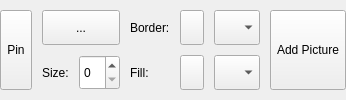
        <widget class="QWidget" name="mDrawTab">
         <attribute name="title">
          <string>Draw</string>
         </attribute>
         <layout class="QGridLayout" name="gridLayout_4">
          <property name="leftMargin">
           <number>0</number>
          </property>
          <property name="topMargin">
           <number>10</number>
          </property>
          <property name="rightMargin">
           <number>0</number>
          </property>
          <property name="bottomMargin">
           <number>10</number>
          </property>
          <property name="horizontalSpacing">
           <number>10</number>
          </property>
          <property name="verticalSpacing">
           <number>0</number>
          </property>
          <item row="0" column="2">
           <widget class="QgsRibbonButton" name="mAddPictureButton">
            <property name="sizePolicy">
             <sizepolicy hsizetype="MinimumExpanding" vsizetype="Fixed">
              <horstretch>0</horstretch>
              <verstretch>0</verstretch>
             </sizepolicy>
            </property>
            <property name="minimumSize">
             <size>
              <width>0</width>
              <height>80</height>
             </size>
            </property>
            <property name="maximumSize">
             <size>
              <width>80</width>
              <height>80</height>
             </size>
            </property>
            <property name="text">
             <string>Add Picture</string>
            </property>
            <property name="iconSize">
             <size>
              <width>32</width>
              <height>32</height>
             </size>
            </property>
           </widget>
          </item>
          <item row="0" column="1">
           <layout class="QGridLayout" name="mGridLayoutRedlining">
            <property name="spacing">
             <number>10</number>
            </property>
            <item row="1" column="2">
             <widget class="QLabel" name="mLabelRedliningFillColor">
              <property name="minimumSize">
               <size>
                <width>0</width>
                <height>0</height>
               </size>
              </property>
              <property name="text">
               <string>Fill:</string>
              </property>
             </widget>
            </item>
            <item row="0" column="2">
             <widget class="QLabel" name="mLabelRedliningBorderColor">
              <property name="minimumSize">
               <size>
                <width>0</width>
                <height>0</height>
               </size>
              </property>
              <property name="text">
               <string>Border:</string>
              </property>
             </widget>
            </item>
            <item row="0" column="0" colspan="2">
             <widget class="QToolButton" name="mToolButtonRedliningNewObject">
              <property name="sizePolicy">
               <sizepolicy hsizetype="Preferred" vsizetype="Preferred">
                <horstretch>0</horstretch>
                <verstretch>0</verstretch>
               </sizepolicy>
              </property>
              <property name="minimumSize">
               <size>
                <width>0</width>
                <height>0</height>
               </size>
              </property>
              <property name="text">
               <string>...</string>
              </property>
              <property name="iconSize">
               <size>
                <width>24</width>
                <height>24</height>
               </size>
              </property>
              <property name="toolButtonStyle">
               <enum>Qt::ToolButtonTextBesideIcon</enum>
              </property>
             </widget>
            </item>
            <item row="0" column="3">
             <widget class="QgsColorButtonV2" name="mToolButtonRedliningBorderColor">
              <property name="sizePolicy">
               <sizepolicy hsizetype="Preferred" vsizetype="Preferred">
                <horstretch>0</horstretch>
                <verstretch>0</verstretch>
               </sizepolicy>
              </property>
              <property name="minimumSize">
               <size>
                <width>0</width>
                <height>0</height>
               </size>
              </property>
             </widget>
            </item>
            <item row="1" column="3">
             <widget class="QgsColorButtonV2" name="mToolButtonRedliningFillColor">
              <property name="sizePolicy">
               <sizepolicy hsizetype="Preferred" vsizetype="Preferred">
                <horstretch>0</horstretch>
                <verstretch>0</verstretch>
               </sizepolicy>
              </property>
              <property name="minimumSize">
               <size>
                <width>0</width>
                <height>0</height>
               </size>
              </property>
             </widget>
            </item>
            <item row="1" column="0">
             <widget class="QLabel" name="mLabelRedliningSize">
              <property name="minimumSize">
               <size>
                <width>0</width>
                <height>0</height>
               </size>
              </property>
              <property name="text">
               <string>Size:</string>
              </property>
             </widget>
            </item>
            <item row="0" column="4">
             <widget class="QComboBox" name="mComboBoxRedliningBorderStyle">
              <property name="sizePolicy">
               <sizepolicy hsizetype="Preferred" vsizetype="Preferred">
                <horstretch>0</horstretch>
                <verstretch>0</verstretch>
               </sizepolicy>
              </property>
              <property name="minimumSize">
               <size>
                <width>0</width>
                <height>0</height>
               </size>
              </property>
              <property name="sizeAdjustPolicy">
               <enum>QComboBox::AdjustToMinimumContentsLength</enum>
              </property>
              <property name="minimumContentsLength">
               <number>2</number>
              </property>
             </widget>
            </item>
            <item row="1" column="4">
             <widget class="QComboBox" name="mComboBoxRedliningFillStyle">
              <property name="sizePolicy">
               <sizepolicy hsizetype="Preferred" vsizetype="Preferred">
                <horstretch>0</horstretch>
                <verstretch>0</verstretch>
               </sizepolicy>
              </property>
              <property name="minimumSize">
               <size>
                <width>0</width>
                <height>0</height>
               </size>
              </property>
              <property name="sizeAdjustPolicy">
               <enum>QComboBox::AdjustToMinimumContentsLength</enum>
              </property>
              <property name="minimumContentsLength">
               <number>2</number>
              </property>
             </widget>
            </item>
            <item row="1" column="1">
             <widget class="QSpinBox" name="mSpinBoxRedliningSize">
              <property name="sizePolicy">
               <sizepolicy hsizetype="Minimum" vsizetype="Preferred">
                <horstretch>0</horstretch>
                <verstretch>0</verstretch>
               </sizepolicy>
              </property>
              <property name="minimumSize">
               <size>
                <width>0</width>
                <height>0</height>
               </size>
              </property>
             </widget>
            </item>
           </layout>
          </item>
          <item row="0" column="0">
           <widget class="QgsRibbonButton" name="mPinButton">
            <property name="sizePolicy">
             <sizepolicy hsizetype="MinimumExpanding" vsizetype="Fixed">
              <horstretch>0</horstretch>
              <verstretch>0</verstretch>
             </sizepolicy>
            </property>
            <property name="minimumSize">
             <size>
              <width>0</width>
              <height>80</height>
             </size>
            </property>
            <property name="maximumSize">
             <size>
              <width>80</width>
              <height>80</height>
             </size>
            </property>
            <property name="text">
             <string>Pin</string>
            </property>
            <property name="iconSize">
             <size>
              <width>32</width>
              <height>32</height>
             </size>
            </property>
           </widget>
          </item>
          <item row="0" column="3">
           <spacer name="horizontalSpacer_2">
            <property name="minimumSize">
             <size>
              <width>0</width>
              <height>0</height>
             </size>
            </property>
            <property name="orientation">
             <enum>Qt::Horizontal</enum>
            </property>
            <property name="sizeHint" stdset="0">
             <size>
              <width>40</width>
              <height>20</height>
             </size>
            </property>
           </spacer>
          </item>
         </layout>
        </widget>
